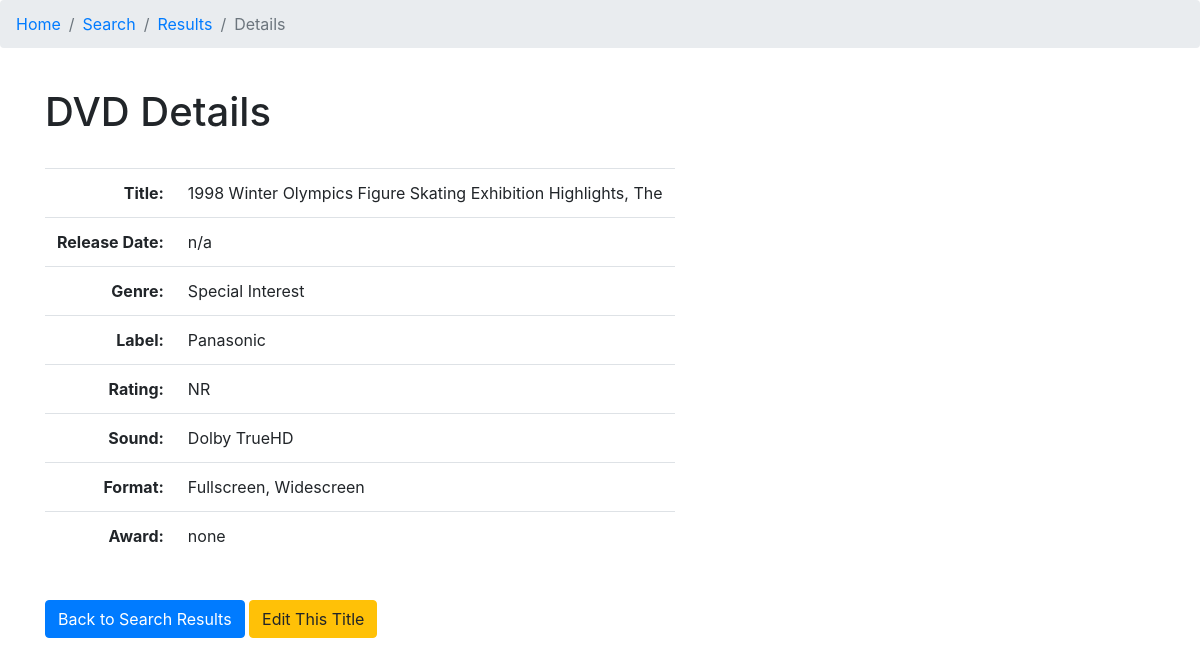
/assignment_11/details.php?id=17, run on the app's committed database.
### tables this page shows
CREATE TABLE `dvd_titles` (
  `dvd_title_id` int(11) NOT NULL,
  `title` varchar(255) NOT NULL,
  `release_date` date DEFAULT NULL,
  `award` varchar(255) DEFAULT NULL,
  `label_id` int(11) DEFAULT NULL,
  `sound_id` int(11) DEFAULT NULL,
  `genre_id` int(11) DEFAULT NULL,
  `rating_id` int(11) DEFAULT NULL,
  `format_id` int(11) DEFAULT NULL
);

CREATE TABLE `genres` (
  `genre_id` int(11) NOT NULL,
  `genre` varchar(255) NOT NULL
);

CREATE TABLE `labels` (
  `label_id` int(11) NOT NULL,
  `label` varchar(255) NOT NULL
);

CREATE TABLE `ratings` (
  `rating_id` int(11) NOT NULL,
  `rating` varchar(255) NOT NULL
);

CREATE TABLE `sounds` (
  `sound_id` int(11) NOT NULL,
  `sound` varchar(255) NOT NULL
);

CREATE TABLE `formats` (
  `format_id` int(11) NOT NULL,
  `format` varchar(255) NOT NULL
);

### assignment_11/details.php (the view, shortened to what this page needs)
<?php
	if ( !isset($_GET['id']) || empty($_GET['id']) ) {
		$error = "Invalid Track ID";
	}
	else {
		$mysqli = new mysqli(DB_HOST, DB_USER, DB_PASS, DB_NAME);
		$mysqli->set_charset('utf8');
		$sql_id = "SELECT * FROM dvd_titles WHERE dvd_titles.dvd_title_id = " . $_GET['id'] . ";";
		$check = $mysqli->query($sql_id);
		if ( $check->num_rows == 0 ) {
			echo $mysqli->error;
			$error = "Invalid Track ID";
			$mysqli->close();
		}
		else {
			$sql = "SELECT dvd_titles.dvd_title_id, dvd_titles.title AS dvd_title, genres.genre, ratings.rating, labels.label, formats.format, sounds.sound, dvd_titles.award, dvd_titles.release_date
				FROM dvd_titles
				LEFT JOIN genres ON dvd_titles.genre_id = genres.genre_id
				LEFT JOIN ratings ON dvd_titles.rating_id = ratings.rating_id
				LEFT JOIN labels ON dvd_titles.label_id = labels.label_id
				LEFT JOIN formats ON dvd_titles.format_id = formats.format_id
				LEFT JOIN sounds ON dvd_titles.sound_id = sounds.sound_id
				WHERE dvd_titles.dvd_title_id = " . $_GET['id'] . ";";
			$results = $mysqli->query($sql);
			$details = $results->fetch_assoc();
		}
	}
?>
<!DOCTYPE html>
<html>
<head>
	<link rel="stylesheet" href="https://maxcdn.bootstrapcdn.com/bootstrap/4.0.0/css/bootstrap.min.css">
</head>
<body>
	<ol class="breadcrumb">
		<li class="breadcrumb-item"><a href="index.php">Home</a></li>
		<li class="breadcrumb-item"><a href="search_form.php">Search</a></li>
		<li class="breadcrumb-item"><a href="search_results.php">Results</a></li>
		<li class="breadcrumb-item active">Details</li>
	</ol>
	<div class="container">
		<div class="row">
			<h1 class="col-12 mt-4">DVD Details</h1>
		</div>
	</div>
	<div class="container">
		<div class="row mt-4">
			<div class="col-12">
				<?php if (isset($error) && !empty($error) ) : ?>
					<div class="text-danger font-italic"><?php echo $error ?></div>
				<?php else : ?>
					<table class="table table-responsive">
						<tr>
							<th class="text-right">Title:</th>
							<td> <?php echo $details['dvd_title'] ?> </td>
						</tr>
						<tr>
							<th class="text-right">Release Date:</th>
							<td> <?php if(!$details['release_date']) { echo "n/a";} else { echo $details['release_date'];} ?> </td>
						</tr>
						<tr>
							<th class="text-right">Genre:</th>
							<td> <?php if(!$details['genre']){echo "n/a";} else{echo $details['genre'];} ?> </td>
						</tr>
						<tr>
							<th class="text-right">Label:</th>
							<td> <?php if(!$details['label']){echo "n/a";} else{ echo $details['label'];} ?> </td>
						</tr>
						<tr>
							<th class="text-right">Rating:</th>
							<td> <?php if(!$details['rating']){echo "n/a";} else{echo $details['rating'];} ?> </td>
						</tr>
						<tr>
							<th class="text-right">Sound:</th>
							<td> <?php if(!$details['sound']){echo "n/a";} else{ echo $details['sound'];} ?> </td>
						</tr>
						<tr>
							<th class="text-right">Format:</th>
							<td> <?php if(!$details['format']){echo "n/a";} else{echo $details['format'];} ?> </td>
						</tr>
						<tr>
							<th class="text-right">Award:</th>
							<td> <?php if(!$details['award']){ echo "none";} else{ echo $details['award'];} ?> </td>
						</tr>
					</table>
				<?php endif; ?>
			</div>
		</div>
		<div class="row mt-4 mb-4">
			<div class="col-12">
				<a href="search_results.php" role="button" class="btn btn-primary">Back to Search Results</a>
				<a href="edit_form.php?id=<?php echo $_GET['id']; ?>" class="btn btn-warning">Edit This Title</a>
			</div>
		</div>
	</div>
</body>
</html>

### data on the page
dvd_titles: title "1998 Winter Olympics Figure Skating Exhibition Highlights, The", genre.genre "Special Interest", label.label "Panasonic", rating.rating "NR", sound.sound "Dolby TrueHD", format.format "Fullscreen, Widescreen"
